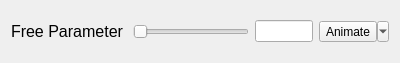
<?xml version="1.0" encoding="UTF-8"?>
<ui version="4.0">
 <class>Form</class>
 <widget class="QWidget" name="Form">
  <property name="geometry">
   <rect>
    <x>0</x>
    <y>0</y>
    <width>400</width>
    <height>63</height>
   </rect>
  </property>
  <property name="windowTitle">
   <string>Form</string>
  </property>
  <layout class="QHBoxLayout" name="horizontalLayout" stretch="2,2,1,2">
   <item>
    <widget class="QLabel" name="label">
     <property name="font">
      <font>
       <pointsize>12</pointsize>
       <strikeout>false</strikeout>
       <kerning>true</kerning>
      </font>
     </property>
     <property name="text">
      <string>Free Parameter</string>
     </property>
    </widget>
   </item>
   <item>
    <widget class="QSlider" name="slider">
     <property name="orientation">
      <enum>Qt::Orientation::Horizontal</enum>
     </property>
    </widget>
   </item>
   <item>
    <widget class="floatLineEdit" name="entry">
     <property name="sizePolicy">
      <sizepolicy hsizetype="Preferred" vsizetype="Fixed">
       <horstretch>1</horstretch>
       <verstretch>0</verstretch>
      </sizepolicy>
     </property>
    </widget>
   </item>
   <item>
    <widget class="QToolButton" name="animate_button">
     <property name="text">
      <string>Animate</string>
     </property>
     <property name="popupMode">
      <enum>QToolButton::ToolButtonPopupMode::MenuButtonPopup</enum>
     </property>
     <property name="toolButtonStyle">
      <enum>Qt::ToolButtonStyle::ToolButtonTextBesideIcon</enum>
     </property>
     <property name="autoRaise">
      <bool>false</bool>
     </property>
     <property name="arrowType">
      <enum>Qt::ArrowType::NoArrow</enum>
     </property>
    </widget>
   </item>
  </layout>
 </widget>
 <customwidgets>
  <customwidget>
   <class>floatLineEdit</class>
   <extends>QLineEdit</extends>
   <header>gui/resources/widgets/floatLineEdit.h</header>
  </customwidget>
 </customwidgets>
 <resources/>
 <connections>
  <connection>
   <sender>slider</sender>
   <signal>valueChanged(int)</signal>
   <receiver>Form</receiver>
   <slot>slider_change(int)</slot>
   <hints>
    <hint type="sourcelabel">
     <x>170</x>
     <y>29</y>
    </hint>
    <hint type="destinationlabel">
     <x>151</x>
     <y>53</y>
    </hint>
   </hints>
  </connection>
  <connection>
   <sender>slider</sender>
   <signal>sliderMoved(int)</signal>
   <receiver>Form</receiver>
   <slot>speed_change(int)</slot>
   <hints>
    <hint type="sourcelabel">
     <x>148</x>
     <y>33</y>
    </hint>
    <hint type="destinationlabel">
     <x>188</x>
     <y>60</y>
    </hint>
   </hints>
  </connection>
  <connection>
   <sender>entry</sender>
   <signal>textChanged(QString)</signal>
   <receiver>Form</receiver>
   <slot>entry_updated(QString)</slot>
   <hints>
    <hint type="sourcelabel">
     <x>297</x>
     <y>29</y>
    </hint>
    <hint type="destinationlabel">
     <x>262</x>
     <y>4</y>
    </hint>
   </hints>
  </connection>
  <connection>
   <sender>animate_button</sender>
   <signal>released()</signal>
   <receiver>Form</receiver>
   <slot>animate_button_press()</slot>
   <hints>
    <hint type="sourcelabel">
     <x>338</x>
     <y>30</y>
    </hint>
    <hint type="destinationlabel">
     <x>332</x>
     <y>52</y>
    </hint>
   </hints>
  </connection>
 </connections>
 <slots>
  <signal>slider_changed(int)</signal>
  <signal>entry_edited(QString)</signal>
  <signal>set_animate_speed(int)</signal>
  <signal>animate()</signal>
  <slot>update_entry(QString)</slot>
  <slot>slider_change(int)</slot>
  <slot>entry_updated(QString)</slot>
  <slot>animate_button_press()</slot>
  <slot>speed_change(int)</slot>
 </slots>
</ui>
